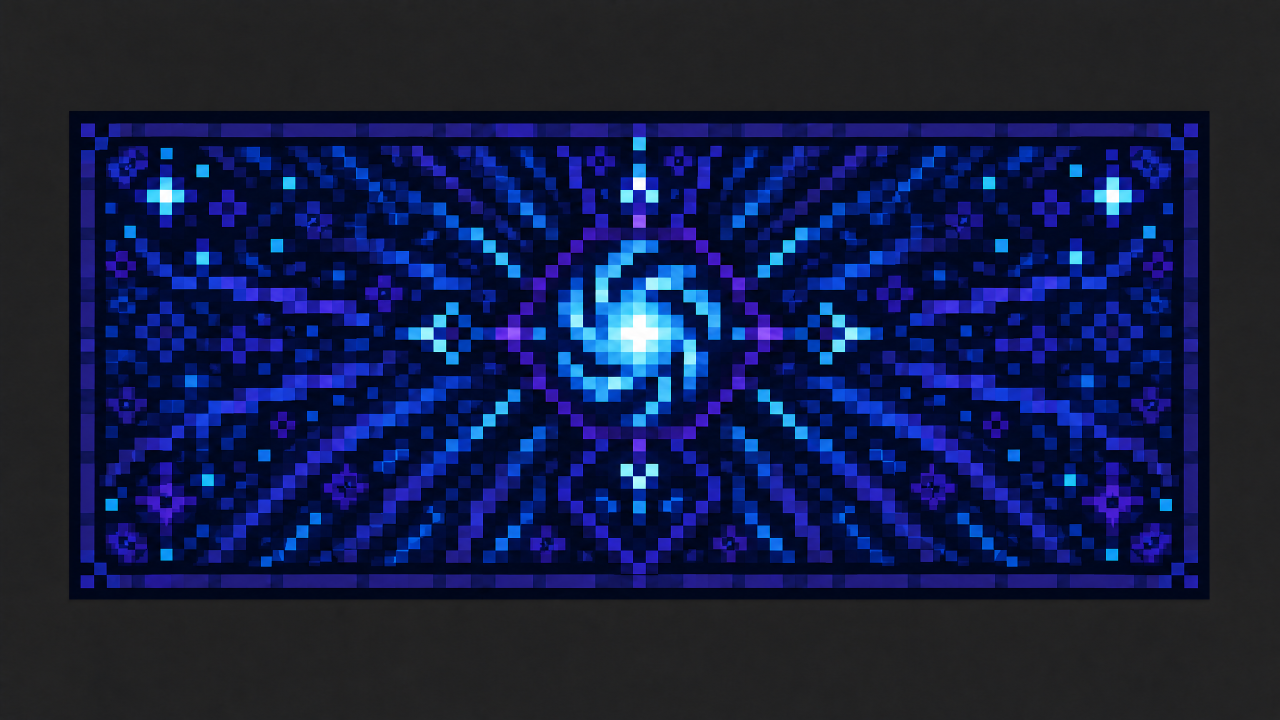
#> input picture assets/cosmetics/generated/vortex-astral-full-pattern-presentation.png, 2560 x 1440 px (shown at 1/2 size)
$ python build_full_pattern_astral_capes.py
#> lines starting #> are read from the running program, lines starting #| are printed output that depends on the picture
from pathlib import Path
from PIL import Image

ROOT = Path(__file__).resolve().parents[1]
SOURCE = ROOT / "assets/cosmetics/generated/vortex-astral-full-pattern-presentation.png"
TEXTURES = ROOT / "assets/cosmetics/capes"
PREVIEWS = ROOT / "assets/cosmetics/previews"
GENERATED = ROOT / "assets/cosmetics/generated"

# Rectangle containing the complete flat cape from the generated presentation.
CAPE_BOUNDS = (137, 219, 2383, 1194)
DARK_PALETTE = ((15, 35, 112, 255), (20, 47, 137, 255), (31, 41, 130, 255), (38, 33, 118, 255))
CAPE_IDS = ("vortex-crest", "nebula-mark", "void-rune")


def pattern_fill(pixel, x, y):
    r, g, b, a = pixel
    # No visually black or empty regions are allowed inside the in-game cape face.
    if a < 200 or max(r, g, b) < 55:
        tone = DARK_PALETTE[((x // 2) + (y // 3) + (x // 7)) % len(DARK_PALETTE)]
        return tone
    return (r, g, b, 255)


def make_opaque_pattern(surface):
    output = surface.convert("RGBA")
    for y in range(output.height):
        for x in range(output.width):
            output.putpixel((x, y), pattern_fill(output.getpixel((x, y)), x, y))
    return output


source = Image.open(SOURCE).convert("RGBA")
full = source.crop(CAPE_BOUNDS)
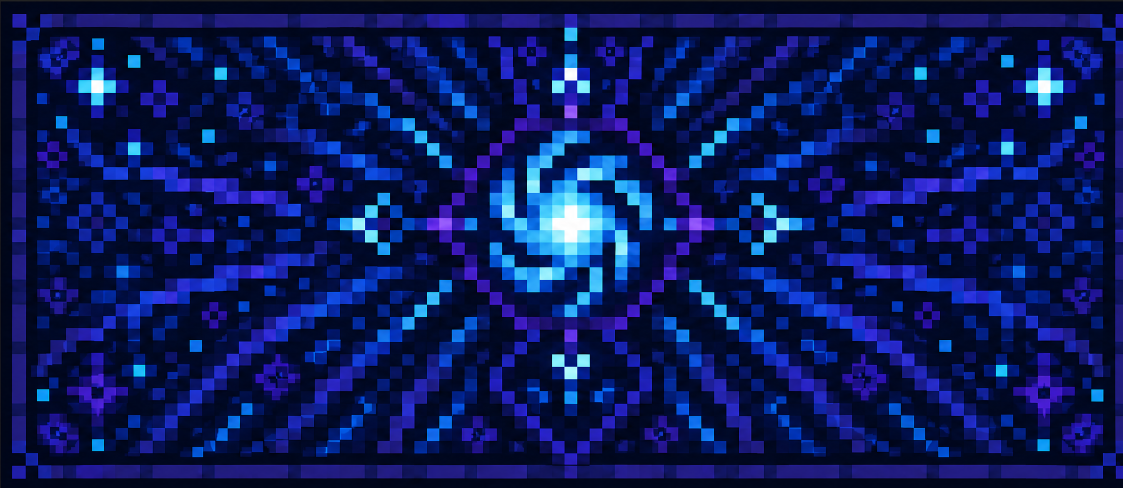
#> full: PIL image 2246x975 RGBA (shown at 1/2 size); mean R, G, B, A 10.6, 24.9, 88.3, 255
# This file is the full, inspectable 64×32 art version of the same cape design.
full_texture = full.resize((64, 32), Image.Resampling.NEAREST)
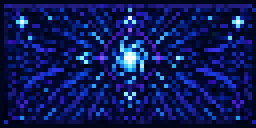
#> full_texture: PIL image 64x32 RGBA (shown 4 times larger); mean R, G, B, A 10.7, 25.1, 87.4, 255
full_texture = make_opaque_pattern(full_texture)
#> after the loop in make_opaque_pattern, `for y in range(output.height):`:
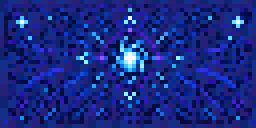
#> output: PIL image 64x32 RGBA (shown 4 times larger); mean R, G, B, A 23.1, 40.7, 131.2, 255
full_texture.save(GENERATED / "vortex-astral-full-pattern-64x32.png")

# The fixed vanilla-style renderer maps the cape's visible back face to a 10×16 UV area
# in a 64×64 atlas. The complete design is compressed deliberately so the cyan vortex
# remains visible from distance while every pixel is patterned rather than black.
front = full_texture.resize((10, 16), Image.Resampling.BOX).convert("RGBA")
front = make_opaque_pattern(front)

for cape_id in CAPE_IDS:
    # The Minecraft cuboid can address multiple UV rectangles for its front, back,
    # both narrow sides, top and bottom. Fill the COMPLETE 64×64 atlas with the
    # same opaque Astral Vortex tile first, then every possible renderer UV lookup
    # has colored pixels rather than a transparent/black fallback.
    atlas = Image.new("RGBA", (64, 64), (0, 0, 0, 255))
    for y in range(64):
        for x in range(64):
            atlas.putpixel((x, y), front.getpixel((x % front.width, y % front.height)))

    # Preserve a coherent primary motif on the conventional front/back cape faces.
    atlas.paste(front, (1, 1))
    atlas.paste(front.transpose(Image.Transpose.FLIP_LEFT_RIGHT), (12, 1))
    atlas.save(TEXTURES / f"{cape_id}.png")

    # Launcher card: a square, fully patterned preview without a black cape surface.
    preview = full_texture.resize((128, 64), Image.Resampling.NEAREST)
    canvas = Image.new("RGBA", (128, 128), (25, 45, 126, 255))
    canvas.paste(preview, (0, 32))
    canvas.save(PREVIEWS / f"cape-{cape_id}.png")
#> this loop made 3 passes
#> pass 1, `atlas.save(TEXTURES / f"{cape_id}.png")`:
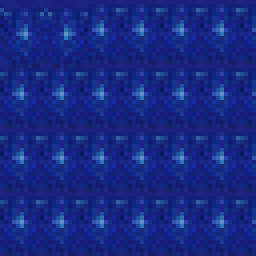
#> saved as vortex-crest.png: PIL image 64x64 RGBA (shown 4 times larger); mean R, G, B, A 23.4, 40.8, 131.3, 255
#> pass 1, `canvas = Image.new("RGBA", (128, 128), (25, 45, 126, 255))`:
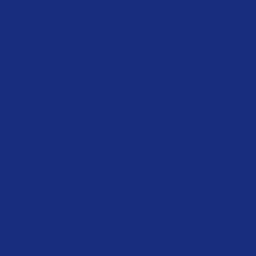
#> canvas: PIL image 128x128 RGBA (shown 2 times larger); mean R, G, B, A 25, 45, 126, 255
#> after the loop:
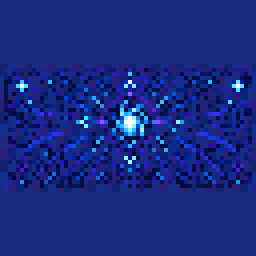
#> canvas: PIL image 128x128 RGBA (shown 2 times larger); mean R, G, B, A 24, 42.8, 128.6, 255

print("Generated full-pattern Minecraft atlases and launcher previews.")

$ run again, with assets/cosmetics/generated/nebula-full-pattern-presentation.png copied over assets/cosmetics/generated/vortex-astral-full-pattern-presentation.png
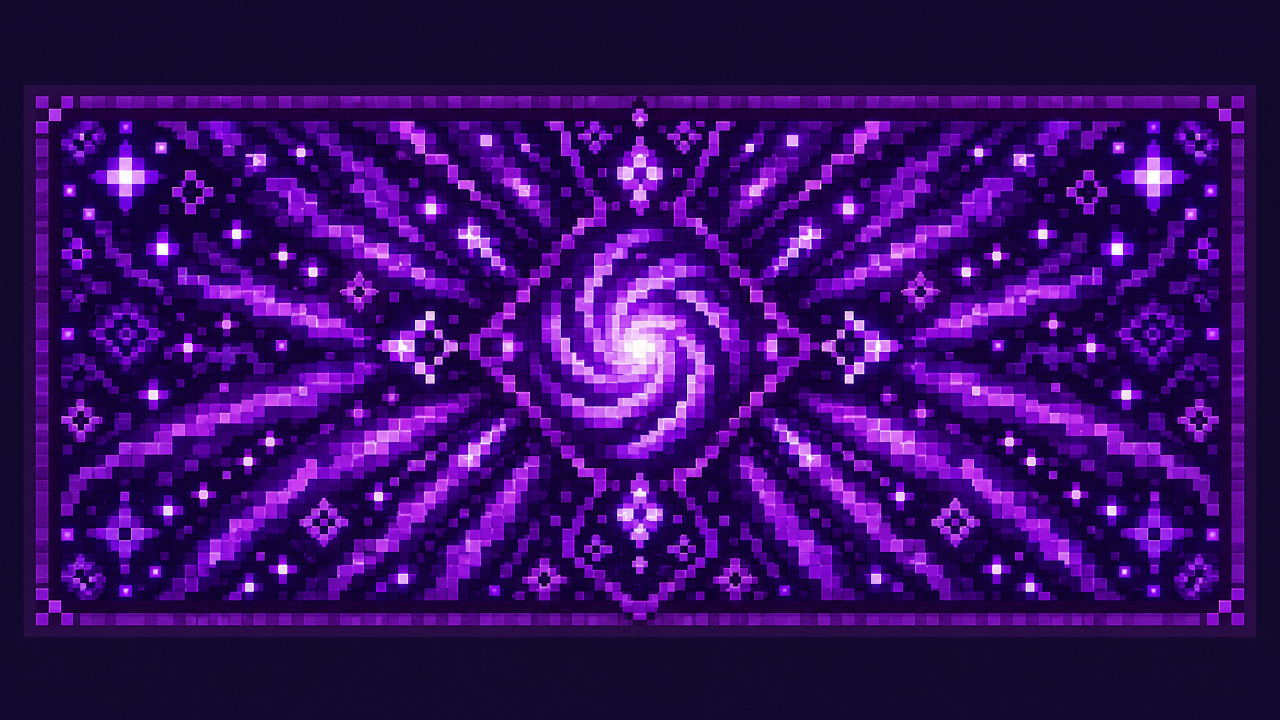
#> input picture assets/cosmetics/generated/nebula-full-pattern-presentation.png, 2560 x 1440 px (shown at 1/2 size)
#> the loop `for cape_id in CAPE_IDS:` made 3 passes
#> pass 1, `atlas.save(TEXTURES / f"{cape_id}.png")`:
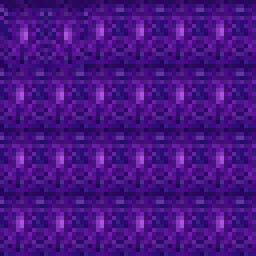
#> saved as vortex-crest.png: PIL image 64x64 RGBA (shown 4 times larger); mean R, G, B, A 70.4, 19.1, 130.9, 255
#> after the loop `for cape_id in CAPE_IDS:`:
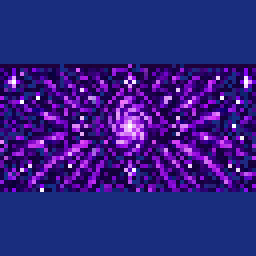
#> canvas: PIL image 128x128 RGBA (shown 2 times larger); mean R, G, B, A 47.6, 31.9, 128.3, 255

$ run again, with assets/cosmetics/generated/void-full-pattern-presentation.png copied over assets/cosmetics/generated/vortex-astral-full-pattern-presentation.png
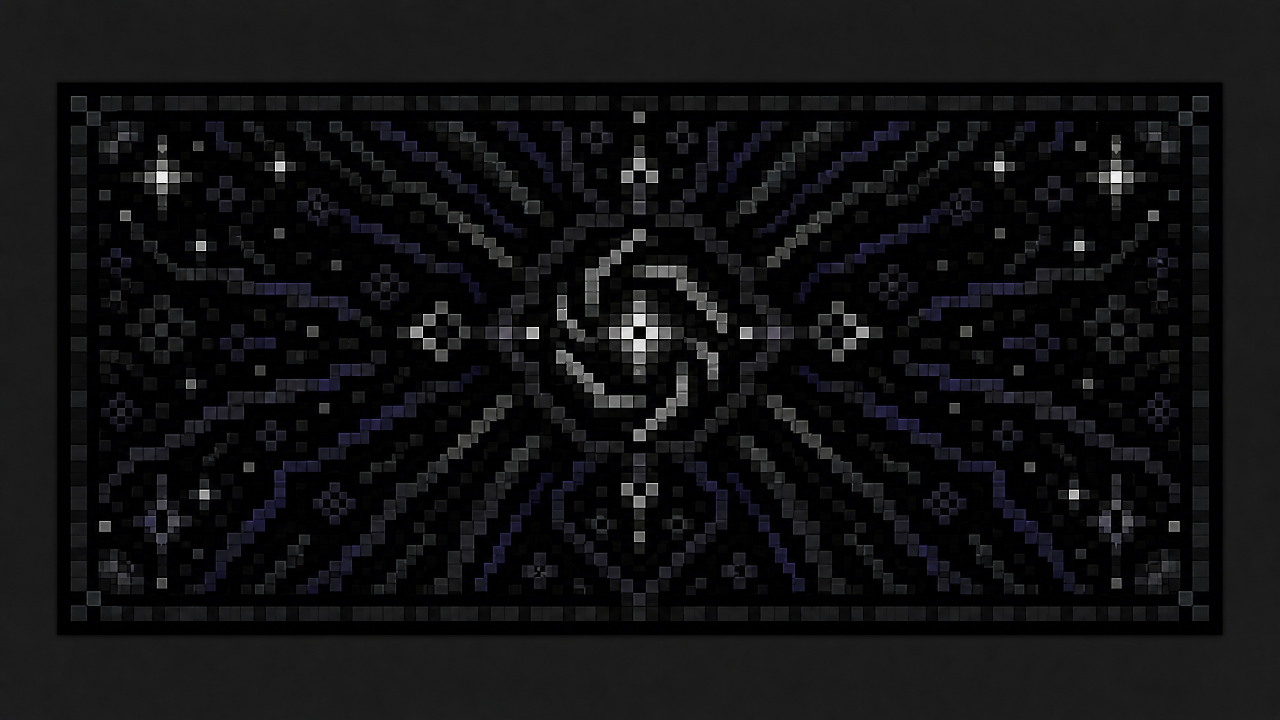
#> input picture assets/cosmetics/generated/void-full-pattern-presentation.png, 2560 x 1440 px (shown at 1/2 size)
#> `full = source.crop(CAPE_BOUNDS)`:
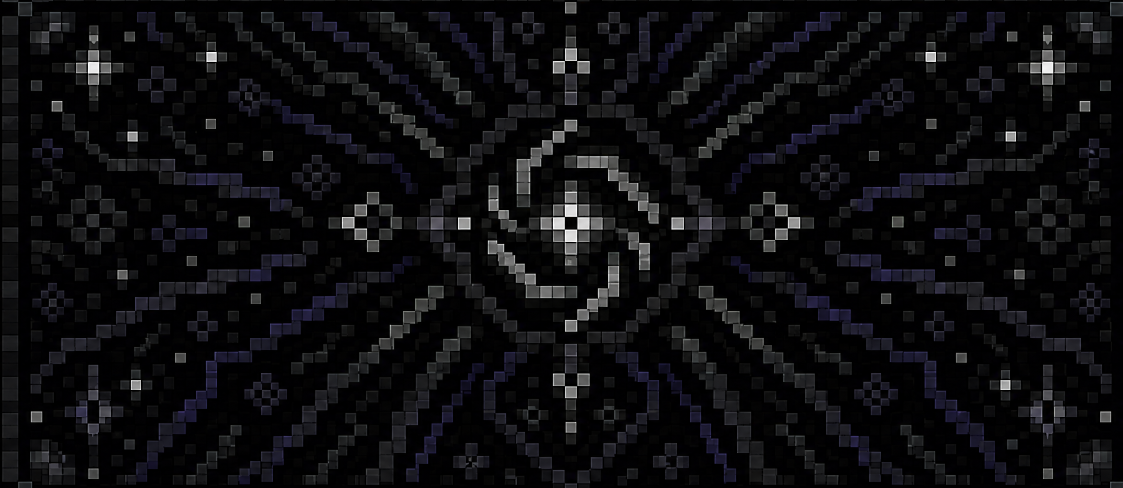
#> full: PIL image 2246x975 RGBA (shown at 1/2 size); mean R, G, B, A 13.4, 13.2, 15.3, 255
#> after the loop `for cape_id in CAPE_IDS:`:
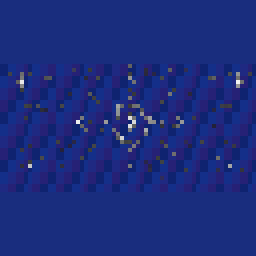
#> canvas: PIL image 128x128 RGBA (shown 2 times larger); mean R, G, B, A 27.7, 43.8, 124.2, 255
